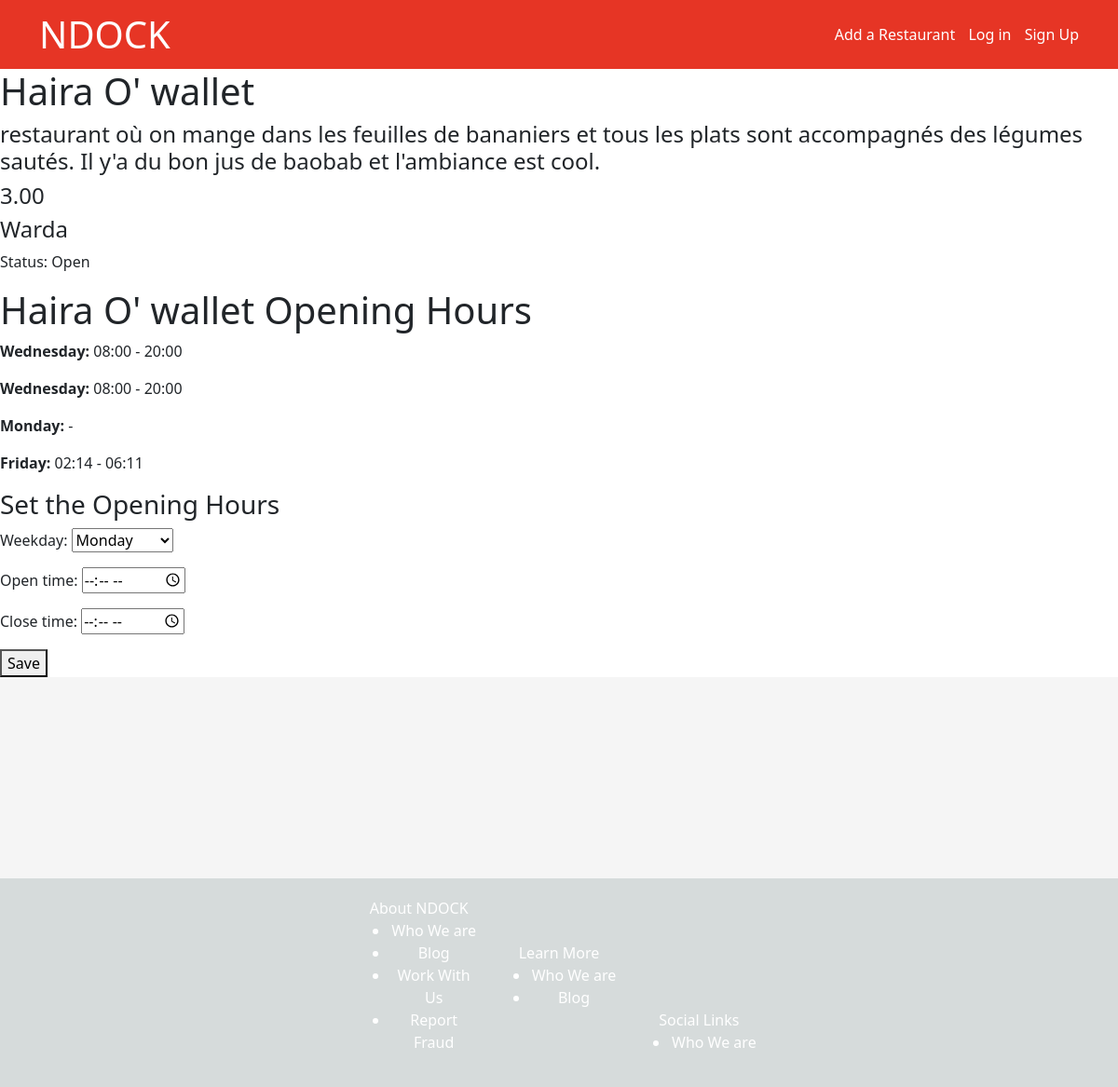
Screenshot of /restaurant_details/1/ with the database file from the repository.
### restaurant/models.py (models this page shows, shortened)
class Restaurant(models.Model):
    name = models.CharField(max_length=255)
    description = models.TextField(blank=True, null=True)
    rating = models.DecimalField(max_digits=3, decimal_places=2)
    location = models.ForeignKey(
        'Location', on_delete=models.CASCADE, related_name='restaurants')
    cuisines = models.ManyToManyField('Cuisine', related_name='restaurants')
    category = models.ManyToManyField(
        "MenuCategory", related_name='restaurants')
    menus = models.ManyToManyField('Menu', related_name='menu_restaurants')
    search_fields = ['name', 'location', 'cuisines', 'menus', 'category']
    def is_open(self):
        now = datetime.now().time()
        current_weekday = datetime.now().weekday()
        opening_hours = self.opening_hours.filter(
            weekday=current_weekday).first()
        if opening_hours :
            if opening_hours.open_time and opening_hours.open_time <= now <= opening_hours.close_time:
                return True
        return False
    def average_rating(self):
        ratings = self.rating
        if ratings:
            return round(ratings, 2)
        return None
    """ When having ratings from users

        def get_average_rating(self):
            # Calculate and return the average rating for the restaurant
        ratings = self.reviews.values_list('rating', flat=True)
        if ratings:
            average_rating = sum(ratings) / len(ratings)
            return round(average_rating, 2)
        return None
    """

class Location(models.Model):
    name = models.CharField(max_length=255)
    lattide = models.CharField(max_length=255, blank=True, null=True)
    longitude = models.CharField(max_length=255, blank=True, null=True)

class OpeningHour(models.Model):
    WEEKDAY_CHOICES = [
        (1, 'Monday'),
        (2, 'Tuesday'),
        (3, 'Wednesday'),
        (4, 'Thursday'),
        (5, 'Friday'),
        (6, 'Saturday'),
        (7, 'Sunday'),
    ]
    restaurant = models.ForeignKey(
        Restaurant, related_name='opening_hours', on_delete=models.CASCADE)  # not here
    weekday = models.IntegerField(choices=WEEKDAY_CHOICES)
    open_time = models.TimeField(null=True, blank=True)
    close_time = models.TimeField(null=True, blank=True)

### restaurant/views.py (the view)
# urls.py: path('restaurant_details/<int:pk>/', views.restaurant_details, name='restaurant_details'),
def restaurant_details(request, pk):
    restaurant = get_object_or_404(Restaurant, pk=pk)
    form = OpeningHourForm()
    if request.method == 'POST':
        form = OpeningHourForm(request.POST)
        if form.is_valid():
            weekday = int(form.cleaned_data['weekday'])
            existing_opening_hours = OpeningHour.objects.filter(
                restaurant=restaurant, weekday=weekday)
            if existing_opening_hours:
                existing_opening_hours.delete()
            opening_hours = form.save(commit=False)
            opening_hours.restaurant = restaurant
            opening_hours.save()
            return redirect('restaurant:restaurant_details', pk=pk)
    else:
        print(form.errors)
        form = OpeningHourForm()
    opening_hours = OpeningHour.objects.filter(restaurant=restaurant)
    context = {'restaurant': restaurant,
               'form': form, 'opening_hours': opening_hours}
    return render(request, 'restaurant/restaurant_details.html', context)

### restaurant/forms.py (shortened to what this page needs)
class OpeningHourForm(forms.ModelForm):
    WEEKDAY_CHOICES = [
        (1, 'Monday'),
        (2, 'Tuesday'),
        (3, 'Wednesday'),
        (4, 'Thursday'),
        (5, 'Friday'),
        (6, 'Saturday'),
        (7, 'Sunday'),
    ]
    weekday = forms.ChoiceField(choices=WEEKDAY_CHOICES)
    class Meta:
        model=OpeningHour
        exclude=['restaurant']
        widgets={
            'open_time': forms.TimeInput(format='%H:%M', attrs={'type': 'time'}),
            'close_time': forms.TimeInput(format='%H:%M', attrs={'type': 'time'}),
        }

### templates/restaurant/restaurant_details.html (shortened to what this page needs)
{% extends "restaurant/base.html" %} {% block content %}
<h1>{{ restaurant.name }}</h1>
<h4>{{ restaurant.description }}</h4>
<h4>{{ restaurant.rating }}</h4>
<h4>{{ restaurant.location.name }}</h4>
{% if restaurant.is_open %}
    <p>Status: Open</p>
{% else %}
    <p>Status: Closed</p>
{% endif %}
<h1>{{ restaurant.name }} Opening Hours</h1>
{% for opening_hour in opening_hours %}
    <p>
        <strong>{{ opening_hour.get_weekday_display }}:</strong>
        {{ opening_hour.open_time|time:"H:i" }} -
        {{ opening_hour.close_time|time:"H:i" }}
    </p>
{% empty %}
    <p>No opening hours available.</p>
{% endfor %}
<h3>Set the Opening Hours</h3>
<form method="post" action="">
    {{ form.as_p }}
    <button type="submit">Save</button>
</form>
{% endblock content %}

### static/css/style.css (style rules this page uses)
html, body { margin: 0; padding: 0; }

### rows the page displays
Restaurant: name "Haira O' wallet", description "restaurant où on mange dans les feuilles de bananiers et tous les plats sont accompagnés des légumes sautés. Il y'a du bon jus de baobab et l'ambiance est cool.", rating "3.00", location.name "Warda"
OpeningHour: weekday "Wednesday", open_time "08:00", close_time "20:00"
OpeningHour: weekday "Wednesday", open_time "08:00", close_time "20:00"
OpeningHour: weekday "Monday"
OpeningHour: weekday "Friday", open_time "02:14", close_time "06:11"
